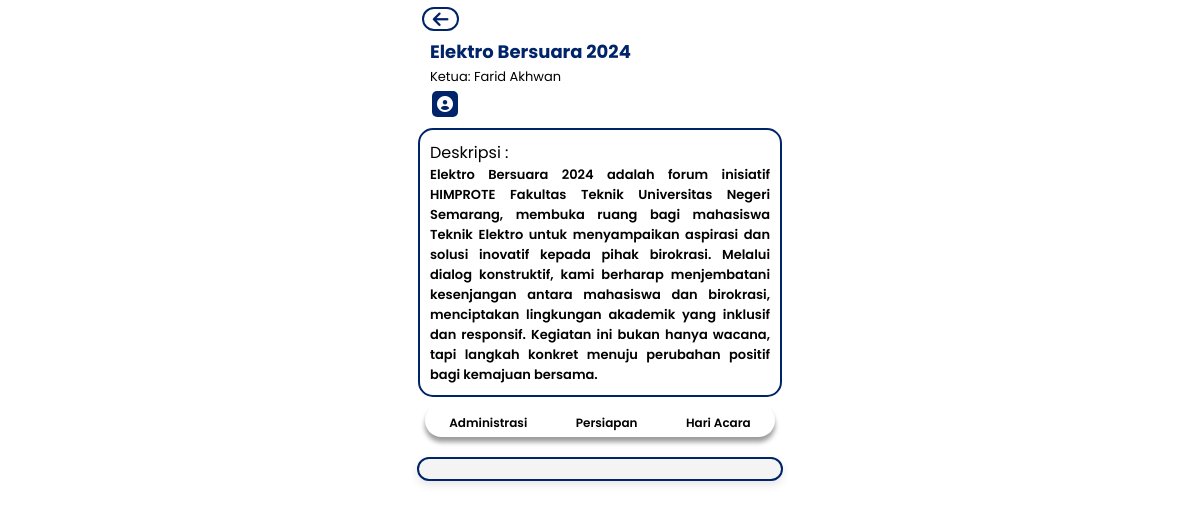
Page /ADMIN/details.php?program_id=1 on the committed database.
### tables this page shows
CREATE TABLE `programkerja` (
  `id` int(11) NOT NULL,
  `nama` varchar(100) DEFAULT NULL,
  `deskripsi` text DEFAULT NULL,
  `ketua_email` varchar(255) DEFAULT NULL
);

CREATE TABLE `akun` (
  `email` varchar(255) NOT NULL,
  `nama` varchar(100) NOT NULL,
  `departemen` varchar(100) NOT NULL,
  `jabatan` varchar(100) NOT NULL,
  `role` varchar(50) NOT NULL DEFAULT 'user',
  `profile_image` varchar(255) DEFAULT NULL
);

### ADMIN/details.php (the view, shortened to what this page needs)
<?php
include '../db.php';
if (isset($_GET['program_id'])) {
    $program_id = $_GET['program_id'];
    $sql = "SELECT pk.id, pk.nama, pk.deskripsi, a.nama AS ketua_nama
            FROM ProgramKerja pk
            JOIN akun a ON pk.ketua_email = a.email
            WHERE pk.id = '$program_id'";
    $result = $conn->query($sql);
    if ($result && $result->num_rows > 0) {
        $program = $result->fetch_assoc();
    } else {
        $conn->close();
        echo "<script>alert('Program kerja tidak ditemukan.'); window.history.back();</script>";
        exit;
    }
} else {
    exit;
}
?>
<!DOCTYPE html>
<html lang="en">
<head>
  <link rel="stylesheet" href="progdivadmin.css" />
  <link rel="stylesheet" href="https://cdnjs.cloudflare.com/ajax/libs/font-awesome/6.0.0-beta3/css/all.min.css" />
<body>
  <main>
        <div class="slide fade">
          <div class="button-back">
          <button class="back" onclick="window.location.href = 'progdivadmin.php';">
  <i class="fa-solid fa-arrow-left"></i>
</button>
<div class="anggotadiv">
            <?php
include '../db.php';
if (isset($_SESSION['program_id'])) {
    $program_id = $_SESSION['program_id'];
    $sql_ketua = "SELECT ketua_email FROM programkerja WHERE id = ?";
    $stmt_ketua = $conn->prepare($sql_ketua);
    $stmt_ketua->bind_param("i", $program_id);
    $stmt_ketua->execute();
    $stmt_ketua->bind_result($email_ketua);
    $local_storage_email = isset($_SESSION['email']) ? $_SESSION['email'] : '';
    $sql_role = "SELECT role FROM akun WHERE email = ?";
    $stmt_role = $conn->prepare($sql_role);
    $stmt_role->bind_param("s", $local_storage_email);
    $stmt_role->execute();
    $stmt_role->bind_result($role);
} else {
    echo '<p>Program ID tidak ditemukan dalam session.</p>';
}
?>
</div>
          </div>
          <section id="progja-ketua">
            <div class="progja-ketua">
              <div class="nama-progja">
              <?php echo htmlspecialchars($program['nama']); ?>
              </div>
              <div class="nama-ketua">
                Ketua:  <?php echo htmlspecialchars($program['ketua_nama']); ?>
              </div>
              <?php
include '../db.php';
if (isset($_SESSION['program_id'])) {
    $program_id = $_SESSION['program_id'];
    $sql = "SELECT ketua_email FROM programkerja WHERE id = ?";
    $stmt = $conn->prepare($sql);
    $stmt->bind_param("i", $program_id);
    $stmt->execute();
    $stmt->bind_result($email_ketua);
    $local_storage_email = isset($_SESSION['email']) ? $_SESSION['email'] : '';
    $sql_role = "SELECT role FROM akun WHERE email = ?";
    $stmt_role = $conn->prepare($sql_role);
    $stmt_role->bind_param("s", $local_storage_email);
    $stmt_role->execute();
    $stmt_role->bind_result($role);
    if ($role === 'admin' || $email_ketua === $local_storage_email) {
        echo '<div id="pengaturanprogja">';
        echo '<i id="openPopupBtn7" class="fa-solid fa-plus"></i>';
        echo '<i id="openPopupBtn6" class="fas fa-user-circle"></i>';
        echo '</div>';
    } else {
        echo '<div id="pengaturanprogja">';
echo '<i id="openPopupBtn6" class="fas fa-user-circle"></i>';
echo '</div>';
    }
}
?>
              </div>
            </div>
          <section id="deskripsi">
            <div class="deskripsi">
              <div class="judul">Deskripsi :</div>
              <div class="teks">
              <?php echo htmlspecialchars($program['deskripsi']); ?>
              </div>
            </div>
          </section>
<section id="choice">
    <div id="categoryChoices" class="choice">
        <div class="choice-item" data-category="Administrasi">
            <span>Administrasi</span>
        </div>
        <div class="choice-item" data-category="Persiapan">
            <span>Persiapan</span>
        </div>
        <div class="choice-item" data-category="Hari Acara">
            <span>Hari Acara</span>
        </div>
    </div>
</section>
          <section id="job-list">
            <div class="job-list">
          </section>
  </main>
</body>
</html>

### ADMIN/progdivadmin.css (style rules this page uses)
body { font-family: "Poppins", sans-serif; margin: 0; padding: 0; background-color: white; height: 100vh; display: flex; flex-direction: column; }
main { display: flex; flex-direction: column; padding-bottom: 160px; width: 100%; }
.button-back { max-width: 370px; display: flex; margin: auto; }
.anggotadiv { position: relative; margin-top: 5px; padding: 3px; }
button.back { display: flex; justify-content: center; margin: 7px; background-color: white; color: #002469; border: 2px solid #002469; width: 10%; border-radius: 30px; cursor: pointer; outline: none; transition: background-color 0.3s ease; }
button.back i { font-size: large; }
.progja-ketua { max-width: 360px; display: flex; flex-direction: column; margin: auto; }
.nama-progja { display: flex; justify-content: flex-start; margin-left: 10px; margin-bottom: 1px; font-weight: 700; font-size: 18px; color: #002469; }
.nama-ketua { display: flex; justify-content: flex-start; margin-left: 10px; font-weight: 400; font-size: small; margin-top: 1px; }
.deskripsi { display: flex; flex-direction: column; justify-content: center; border: 2px solid #002469; border-radius: 15px; width: 90%; padding: 10px; margin: 7px auto; text-align: justify; max-width: 340px; }
.deskripsi .teks { font-size: small; font-weight: 600; }
.choice { display: flex; justify-content: space-around; align-items: center; width: 90%; max-width: 100%; margin-bottom: 10px; height: fit-content; background-color: transparent; border-radius: 30px; box-shadow: 0px 5px 5px rgba(0, 0, 0, 0.4); position: relative; left: 50%; transform: translateX(-50%); transition: transform 0.3s ease, background-color 0.3s ease; max-width: 350px; }
.choice-item { display: flex; flex-direction: column; align-items: center; padding: 5px; color: #000000; cursor: pointer; transition: color 0.3s ease, transform 0.3s ease; font-weight: 600; position: relative; }
.choice-item span { font-size: 12px; margin-top: 5px; }
.choice-item::after { content: ""; height: 3px; background-color: #002469; width: 0; transition: all 0.3s ease; position: absolute; bottom: 3px; }
#job-list { display: flex; justify-content: center; width: 100%; max-width: 380px; margin: 10px auto; }
.job-list { max-width: 280px; background-color: #f4f4f4ff; border-radius: 15px; box-shadow: 0 4px 8px rgba(0, 0, 0, 0.1); overflow: hidden; width: 90%; max-width: 100%; padding: 10px; padding-top: 0px; border: 2px solid #002469; }
button i { font-size: 40px; color: #002469; }
#openPopupBtn6 { background-color: #002469; border: none; color: white; padding: 5px 5px; text-align: center; text-decoration: none; display: inline-block; font-size: 16px; margin: 4px 2px; cursor: pointer; border-radius: 5px; transition: background-color 0.3s ease; }
#pengaturanprogja { width: 100%; overflow: auto; margin-left: 10px; }

### rows in the picture
programkerja: nama "Elektro Bersuara 2024", ketua_email.nama "Farid Akhwan", deskripsi "Elektro Bersuara 2024 adalah forum inisiatif HIMPROTE Fakultas Teknik Universitas Negeri Semarang, membuka ruang bagi mahasiswa Teknik Elektro untuk menyampaikan aspirasi dan solusi inovatif kepada pihak birokrasi. Melalui dialog konstruktif, kami berharap menjembatani kesenjangan antara mahasiswa dan birokrasi, menciptakan lingkungan akademik yang inklusif dan responsif. Kegiatan ini bukan hanya wacana, tapi langkah konkret menuju perubahan positif bagi kemajuan bersama."
